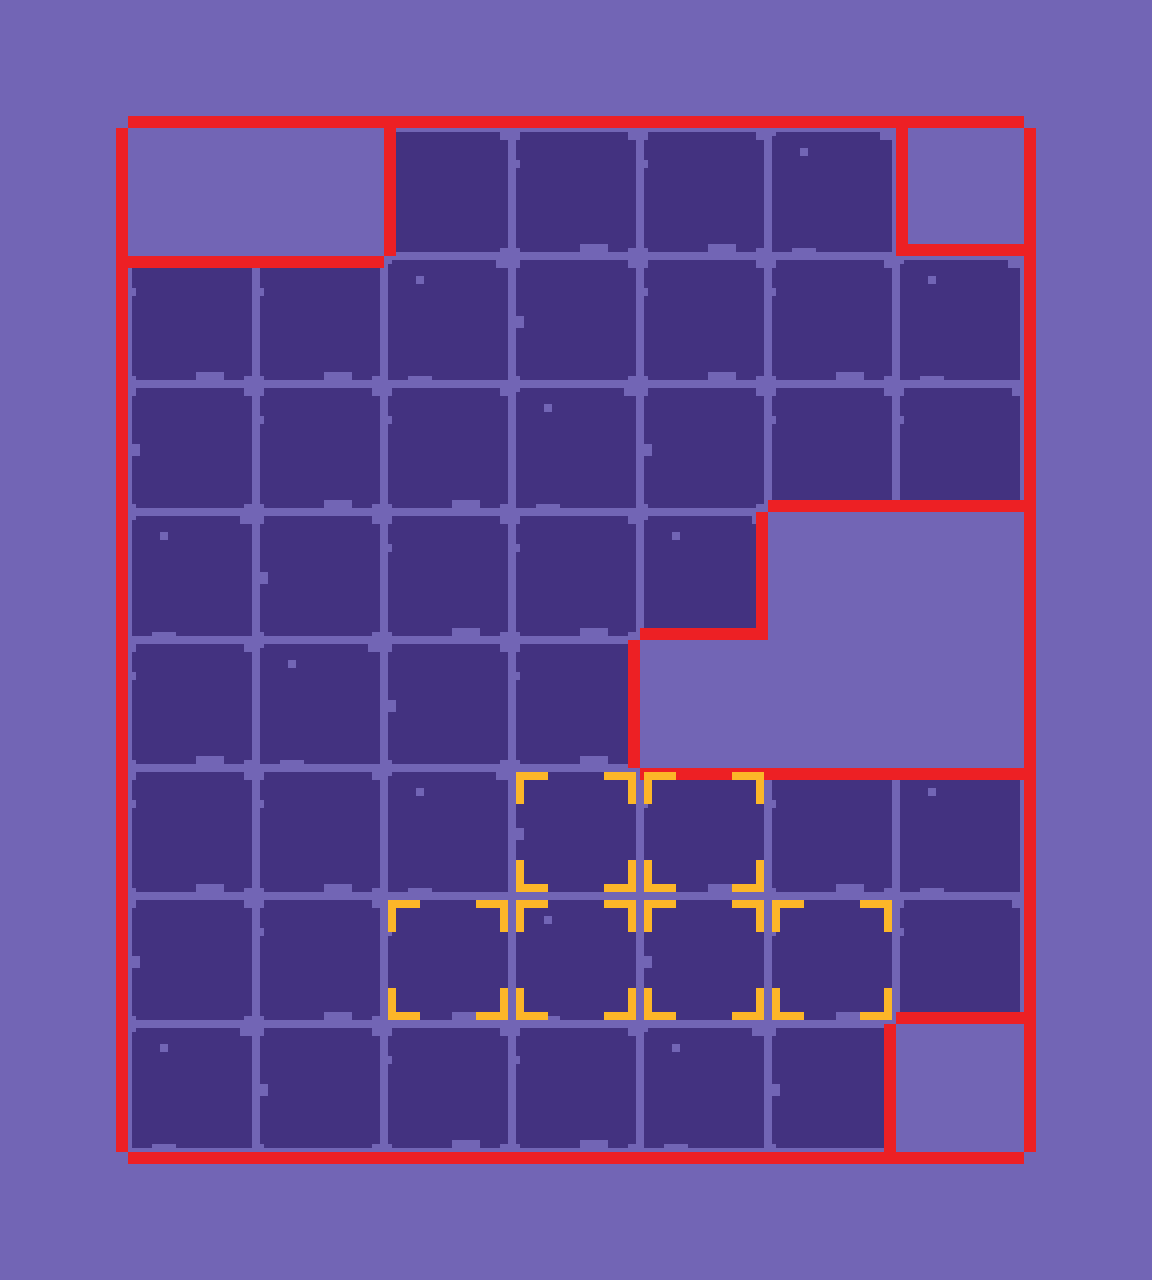

Rendered tile map (Tiled .tmx) drawn with the repository's tilesets; below, a short description and the map source with its tile grids summarised:
An orthogonal 9x10 tile map with 128x128 px tiles, 3 tile layers (background_ground, wallsLayer, exitLayer), 2 tilesets and 12 objects (6x end, 2x food_20002_1, 2x food_20004_1, start, food_20003_1).

<map version="1.5" tiledversion="1.7.0" orientation="orthogonal" renderorder="right-down" width="9" height="10" tilewidth="128" tileheight="128" infinite="0" backgroundcolor="#7265b5" nextlayerid="23" nextobjectid="50">
 <editorsettings>
  <chunksize width="40" height="40" />
 </editorsettings>
 <tileset firstgid="1" name="triggers" tilewidth="128" tileheight="128" tilecount="36" columns="6">
  <image source="assets/triggers.png" trans="ff00ff" width="768" height="768" />
  <tile id="0">
   <properties>
    <property name="wall0" value="left" />
    <property name="wall1" value="top" />
   </properties>
  </tile>
  <tile id="1">
   <properties>
    <property name="wall0" value="top" />
   </properties>
  </tile>
  <tile id="2">
   <properties>
    <property name="wall0" value="top" />
    <property name="wall1" value="right" />
   </properties>
  </tile>
  <tile id="4">
   <properties>
    <property name="wall0" value="top" />
    <property name="wall1" value="left" />
    <property name="wall2" value="right" />
   </properties>
  </tile>
  <tile id="6">
   <properties>
    <property name="wall0" value="left" />
   </properties>
  </tile>
  <tile id="7">
   <properties>
    <property name="wall0" value="top" />
    <property name="wall1" value="right" />
    <property name="wall2" value="left" />
    <property name="wall3" value="down" />
   </properties>
  </tile>
  <tile id="8">
   <properties>
    <property name="wall0" value="right" />
   </properties>
  </tile>
  <tile id="9">
   <properties>
    <property name="wall0" value="down" />
    <property name="wall1" value="left" />
    <property name="wall2" value="top" />
   </properties>
  </tile>
  <tile id="11">
   <properties>
    <property name="wall0" value="down" />
    <property name="wall1" value="top" />
    <property name="wall2" value="right" />
   </properties>
  </tile>
  <tile id="12">
   <properties>
    <property name="wall0" value="left" />
    <property name="wall1" value="down" />
   </properties>
  </tile>
  <tile id="13">
   <properties>
    <property name="wall0" value="down" />
   </properties>
  </tile>
  <tile id="14">
   <properties>
    <property name="wall0" value="down" />
    <property name="wall1" value="right" />
   </properties>
  </tile>
  <tile id="16">
   <properties>
    <property name="wall0" value="down" />
    <property name="wall1" value="left" />
    <property name="wall2" value="right" />
   </properties>
  </tile>
  <tile id="18">
   <properties>
    <property name="wall0" value="left" />
    <property name="wall1" value="down" />
   </properties>
  </tile>
  <tile id="19">
   <properties>
    <property name="wall0" value="down" />
   </properties>
  </tile>
  <tile id="20">
   <properties>
    <property name="wall0" value="down" />
    <property name="wall1" value="right" />
   </properties>
  </tile>
  <tile id="21">
   <properties>
    <property name="wall0" value="down" />
    <property name="wall1" value="top" />
   </properties>
  </tile>
  <tile id="23">
   <properties>
    <property name="wall0" value="left" />
    <property name="wall1" value="right" />
   </properties>
  </tile>
  <tile id="30">
   <properties>
    <property name="wall0" value="top" />
    <property name="wall1" value="down" />
   </properties>
  </tile>
  <tile id="32">
   <properties>
    <property name="wall0" value="left" />
    <property name="wall1" value="right" />
   </properties>
  </tile>
 </tileset>
 <tileset firstgid="37" name="tiles" tilewidth="128" tileheight="128" tilecount="5" columns="5">
  <image source="assets/tiles.png" trans="ff00ff" width="640" height="128" />
 </tileset>
 <layer id="20" name="background_ground" width="9" height="10">
  <data>[90 cells, 47 non-empty, 4 distinct tile ids]</data>
 </layer>
 <layer id="19" name="wallsLayer" width="9" height="10">
  <data>[90 cells, 45 non-empty, 7 distinct tile ids]</data>
 </layer>
 <layer id="22" name="exitLayer" width="9" height="10">
  <data>[90 cells, 6 non-empty, 1 distinct tile ids]</data>
 </layer>
 <objectgroup id="15" name="spawnLayer">
  <object id="35" name="start" type="start" x="516.216" y="516.743" width="120" height="120" />
  <object id="37" name="end" type="end" x="773.651" y="900.955" width="120" height="120" />
  <object id="40" name="end" type="end" x="644.254" y="770.948" width="120" height="120" />
  <object id="41" name="end" type="end" x="517.059" y="770.724" width="120" height="120" />
  <object id="42" name="end" type="end" x="386.781" y="902.184" width="120" height="120" />
  <object id="43" name="end" type="end" x="518.187" y="900.724" width="120" height="120" />
  <object id="44" name="end" type="end" x="643.752" y="900.724" width="120" height="120" />
  <object id="45" name="food_20002_1" type="food_20002_1" x="643.963" y="259.283" width="120" height="120" />
  <object id="46" name="food_20004_1" type="food_20004_1" x="259.503" y="261.018" width="120" height="120" />
  <object id="47" name="food_20002_1" type="food_20002_1" x="769.8" y="386.699" width="120" height="120" />
  <object id="48" name="food_20003_1" type="food_20003_1" x="133.822" y="516.923" width="120" height="120" />
  <object id="49" name="food_20004_1" type="food_20004_1" x="518.437" y="133.822" width="120" height="120" />
 </objectgroup>
</map>
